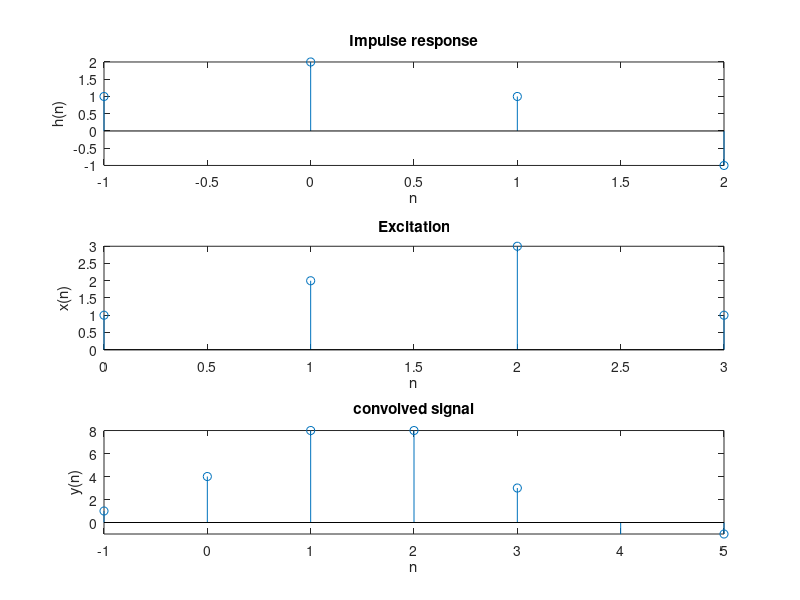

Source code (MATLAB):
n=[-1:2]; 
h=[1 2 1 -1]; 
subplot(3,1,1); 
stem(n,h);
title('Impulse response'); 
xlabel('n'); 
ylabel('h(n)'); 
n=[0:3]; 
x=[1 2 3 1]; 
subplot(3,1,2); 
stem(n,x);
title('Excitation'); 
xlabel('n');
ylabel('x(n)'); 
y=conv(h,x);
n=[-1:5]; 
subplot(3,1,3); 
stem(n,y);
display(n)
display(y)
axis([-1 5 -1 8]); 
title('convolved signal'); 
xlabel('n'); 
ylabel('y(n)');